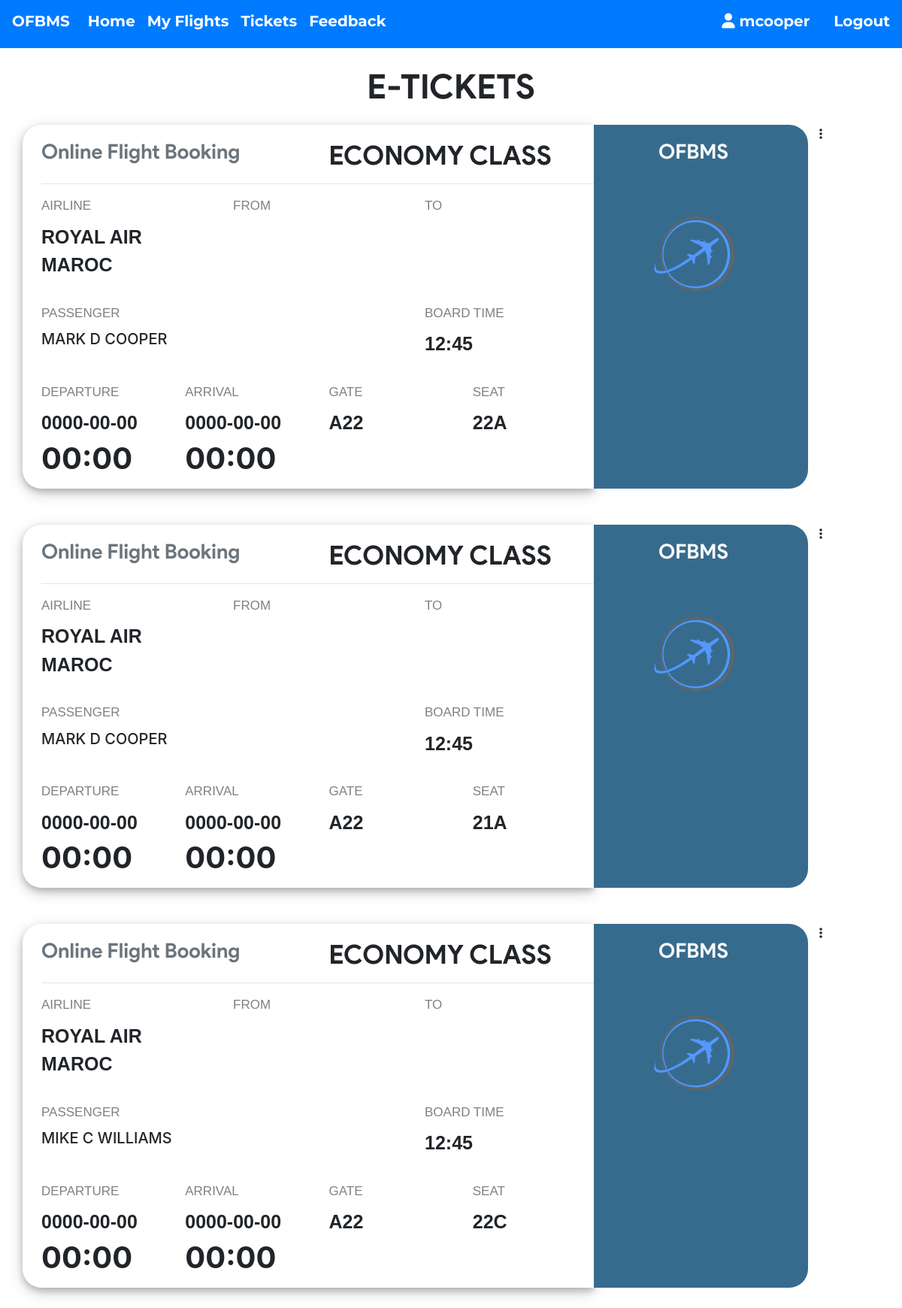
The page /ticket.php (signed in) on the database its author committed.
### tables this page shows
CREATE TABLE `ticket` (
  `ticket_id` int(11) NOT NULL,
  `passenger_id` int(11) NOT NULL,
  `flight_id` int(11) NOT NULL,
  `user_id` int(11) NOT NULL,
  `seat_no` varchar(10) NOT NULL,
  `cost` int(11) NOT NULL,
  `class` varchar(3) NOT NULL
);

CREATE TABLE `flight` (
  `flight_id` int(11) NOT NULL,
  `admin_id` int(11) NOT NULL,
  `arrivale` datetime NOT NULL,
  `departure` datetime NOT NULL,
  `Destination` varchar(20) NOT NULL,
  `source` varchar(20) NOT NULL,
  `airline` varchar(20) NOT NULL,
  `Seats` varchar(110) NOT NULL,
  `duration` varchar(20) NOT NULL,
  `Price` int(11) NOT NULL,
  `status` varchar(6) DEFAULT NULL,
  `issue` varchar(50) DEFAULT NULL,
  `last_seat` varchar(5) DEFAULT '',
  `bus_seats` int(11) DEFAULT 20,
  `last_bus_seat` varchar(5) DEFAULT ''
);

CREATE TABLE `passenger_profile` (
  `passenger_id` int(11) NOT NULL,
  `user_id` int(11) NOT NULL,
  `flight_id` int(11) NOT NULL,
  `mobile` varchar(110) NOT NULL,
  `dob` datetime NOT NULL,
  `f_name` varchar(20) DEFAULT NULL,
  `m_name` varchar(20) DEFAULT NULL,
  `l_name` varchar(20) DEFAULT NULL
);

### helpers/helper.php (called while the page is built)
<?php
function subview($file){
	$file = __DIR__.'/../sub-views/'.$file;
	include $file;
}

### ticket.php (the view, shortened to what this page needs)
<?php include_once 'helpers/helper.php'; ?>
<?php subview('header.php'); ?>
<main>
  <?php if(isset($_SESSION['userId'])) {
    require 'helpers/init_conn_db.php';
    ?>
    <div class="container mb-5">
    <h1 class="text-center mt-4 mb-4">E-TICKETS</h1>
      <?php
      $sql = 'SELECT * FROM Ticket WHERE user_id=?';
      $stmt = mysqli_stmt_init($conn);
      if(!mysqli_stmt_prepare($stmt,$sql)) {
          header('Location: ticket.php?error=sqlerror');
          exit();
      } else {
          mysqli_stmt_bind_param($stmt,'i',$_SESSION['userId']);
          mysqli_stmt_execute($stmt);
          $result = mysqli_stmt_get_result($stmt);
          while ($row = mysqli_fetch_assoc($result)) {
            $sql_p = 'SELECT * FROM Passenger_profile WHERE passenger_id=?';
            $stmt_p = mysqli_stmt_init($conn);
            if(!mysqli_stmt_prepare($stmt_p,$sql_p)) {
                header('Location: ticket.php?error=sqlerror');
                exit();
            } else {
                mysqli_stmt_bind_param($stmt_p,'i',$row['passenger_id']);
                mysqli_stmt_execute($stmt_p);
                $result_p = mysqli_stmt_get_result($stmt_p);
                if($row_p = mysqli_fetch_assoc($result_p)) {
                  $sql_f = 'SELECT * FROM Flight WHERE flight_id=?';
                  $stmt_f = mysqli_stmt_init($conn);
                  if(!mysqli_stmt_prepare($stmt_f,$sql_f)) {
                      header('Location: ticket.php?error=sqlerror');
                      exit();
                  } else {
                      mysqli_stmt_bind_param($stmt_f,'i',$row['flight_id']);
                      mysqli_stmt_execute($stmt_f);
                      $result_f = mysqli_stmt_get_result($stmt_f);
                      if($row_f = mysqli_fetch_assoc($result_f)) {
                        $date_time_dep = $row_f['departure'];
                        $date_dep = substr($date_time_dep,0,10);
                        $time_dep = substr($date_time_dep,10,6) ;
                        $date_time_arr = $row_f['arrivale'];
                        $date_arr = substr($date_time_arr,0,10);
                        $time_arr = substr($date_time_arr,10,6) ;
                        if($row['class'] === 'E') {
                            $class_txt = 'ECONOMY';
                        } else if($row['class'] === 'B') {
                            $class_txt = 'BUSINESS';
                        }
                        echo '
                        <div class="row mb-5">
                        <div class="col-8 out">
                            <div class="row ">
                                <div class="col">
                                    <h2 class="text-secondary mb-0 brand">
                                        Online Flight Booking</h2>
                                </div>
                                <div class="col">
                                    <h2 class="mb-0">'.$class_txt.' CLASS</h2>
                                </div>
                            </div>
                            <hr>
                            <div class="row mb-3">
                                <div class="col-4">
                                    <p class="head">Airline</p>
                                    <p class="txt">'.$row_f['airline'].'</p>
                                </div>
                                <div class="col-4">
                                    <p class="head">from</p>
                                    <p class="txt">'.$row_f['source'].'</p>
                                </div>
                                <div class="col-4">
                                    <p class="head">to</p>
                                    <p class="txt">'.$row_f['Destination'].'</p>
                                </div>
                            </div>
                            <div class="row mb-3">
                                <div class="col-8">
                                    <p class="head">Passenger</p>
                                    <p class=" h5 text-uppercase">
                                    '.$row_p['f_name'].' '.$row_p['m_name'].' '.$row_p['l_name'].'
                                    </p>
                                </div>
                                <div class="col-4">
                                    <p class="head">board time</p>
                                    <p class="txt">12:45</p>
                                </div>
                            </div>
                            <div class="row">
                                <div class="col-3">
                                    <p class="head">departure</p>
                                    <p class="txt mb-1">'.$date_dep.'</p>
                                    <p class="h1 font-weight-bold mb-3">'.$time_dep.'</p>
                                </div>
                                <div class="col-3">
                                    <p class="head">arrival</p>
                                    <p class="txt mb-1">'.$date_arr.'</p>
                                    <p class="h1 font-weight-bold mb-3">'.$time_arr.'</p>
                                </div>
                                <div class="col-3">
                                    <p class="head">gate</p>
                                    <p class="txt">A22</p>
                                </div>
                                <div class="col-3">
                                    <p class="head">seat</p>
                                    <p class="txt">'.$row['seat_no'].'</p>
                                </div>
                            </div>
                        </div>
                        <div class="col-3 pl-0" style="background-color:#376b8d !important;
                            padding:20px; border-top-right-radius: 25px; border-bottom-right-radius: 25px;">
                            <div class="row">
                                <div class="col">
                                <h2 class="text-light text-center brand">
                                    OFBMS</h2>
                                </div>
                            </div>
                            <div class="row justify-content-center">
                                <div class="col-12">
                                    <img src="assets/images/plane-logo.png" class="mx-auto d-block"
                                    height="200px" width="200px" alt="">
                                </div>
                            </div>
                        </div>
                        <div class="col-1">
                            <div class="dropdown">
                                <a class="text-reset text-decoration-none" href="#"
                                    id="dropdownMenuButton" data-toggle="dropdown"
                                    aria-haspopup="true" aria-expanded="false">
                                    <i class="fa fa-ellipsis-v"></i> </td>
                                </a>
                                            value='.$row['ticket_id'].'>
                                            value='.$row['ticket_id'].'>
                            </div>
                        </div>
                        </div>
                      ' ;
                      }
                  }
                }
            }
          }
      }
       ?>
    </div>
  </main>
  <?php } ?>
  <?php subview('footer.php'); ?>

### sub-views/header.php (shortened to what this page needs)
<!doctype html>
<html lang="en">
    <head>
        <link rel="stylesheet" href="https://stackpath.bootstrapcdn.com/font-awesome/4.7.0/css/font-awesome.min.css">
        <link rel="stylesheet" href="https://stackpath.bootstrapcdn.com/bootstrap/4.5.2/css/bootstrap.min.css">
    </head>
    <body>
        <nav class="navbar navbar-expand-lg navbar-dark bg-primary ">
        <a class="navbar-brand" href="index.php"><h5>OFBMS</h5>
        </a>
        <div class="collapse navbar-collapse" id="navbarSupportedContent">
            <ul class="navbar-nav mr-auto">
                <li class="nav-item">
                    <a class="nav-link" href="index.php">
                        <h5> Home</h5>
                    </a>
                </li>
            <?php if(isset($_SESSION['userId'])) { ?>
                <li class="nav-item">
                    <a class="nav-link" href="my_flights.php">
                        <h5> My Flights</h5>
                    </a>
                </li>
                <li class="nav-item">
                    <a class="nav-link" href="ticket.php">
                        <h5> Tickets</h5>
                    </a>
                </li>
            <?php } ?>
                <li class="nav-item">
                    <a class="nav-link" href="feedback.php">
                        <h5> Feedback</h5>
                    </a>
                </li>
            </ul>
            <?php
            if(isset($_SESSION['userId'])) {
                echo '
                <ul  class="nav navbar-nav navbar-right">
                    <li class="nav-item mr-3">
                            <h5 class=" text-light">
                            <i class="ml-1 fa fa-user text-light"></i>
                            '.$_SESSION['userUid'].'
                            </h5>
                    </li>
                    <li class="nav-item ml-3">
                        <form action="includes/logout.inc.php" class="logout_form" method="POST">
                        <button class="astext"  type="submit">
                            <h5> Logout </h5>
                            </button>
                        </form>
                    </li>
                </ul>    ';
            }
            ?>
        </div>
        </nav>

### sub-views/footer.php (shortened to what this page needs)
  </body>
</html>

### sub-views/header.php (style rules this page uses)
.astext { background:none; border:none; margin:0; padding:0; cursor: pointer; }
h5 { color: white; font-weight: bold; font-size: 20px ; font-family: 'Montserrat', sans-serif; }

### ticket.php (style rules this page uses)
body { background: transparent; }
h2.brand { font-size: 27px !important; }
p.head { text-transform: uppercase; font-family: arial; font-size: 17px; margin-bottom: 10px ; color: grey; }
p.txt { text-transform: uppercase; font-family: arial; font-size: 25px; font-weight: bolder; }
.out { border-top-left-radius: 25px; border-bottom-left-radius: 25px; box-shadow: 0 4px 8px 0 rgba(0, 0, 0, 0.2), 0 6px 20px 0 rgba(0, 0, 0, 0.19); background-color: white; padding-left: 25px; padding-right: 0px; padding-top: 20px; }
h2 { font-weight: lighter !important; font-size: 35px !important; margin-bottom: 20px; font-family :'product sans' !important; font-weight: bolder; }
h1 { font-weight: lighter !important; font-size: 45px !important; margin-bottom: 20px; font-family :'product sans' !important; font-weight: bolder; }

### rows shown on the page
ticket: class "ECONOMY", flight.airline "ROYAL AIR MAROC", passenger.f_name "MARK", passenger.m_name "D", passenger.l_name "COOPER", flight.departure "0000-00-00", flight.departure "00:00", flight.arrivale "0000-00-00", flight.arrivale "00:00", seat_no "22A"
ticket: class "ECONOMY", flight.airline "ROYAL AIR MAROC", passenger.f_name "MARK", passenger.m_name "D", passenger.l_name "COOPER", flight.departure "0000-00-00", flight.departure "00:00", flight.arrivale "0000-00-00", flight.arrivale "00:00", seat_no "21A"
ticket: class "ECONOMY", flight.airline "ROYAL AIR MAROC", passenger.f_name "MIKE", passenger.m_name "C", passenger.l_name "WILLIAMS", flight.departure "0000-00-00", flight.departure "00:00", flight.arrivale "0000-00-00", flight.arrivale "00:00", seat_no "22C"

### other values the page prints
$_SESSION['userUid'] "mcooper"
